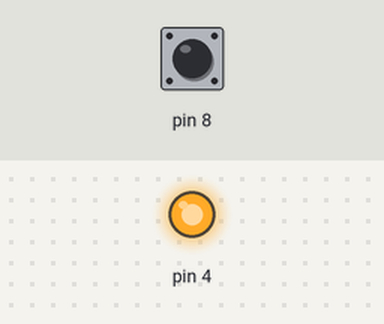
Bench run of a sketch on a simulated Arduino Uno, built with avr-gcc and run on an emulated ATmega328P. Parts: output pins drawn as LEDs (lit = HIGH). The inputs (shaded band) are chosen by the test bench; at power-on: pin 8 HIGH.

Above: at 1.2 s.
1.3 s: pin 8 pulled LOW for 0.15 s
At 1.37 s:
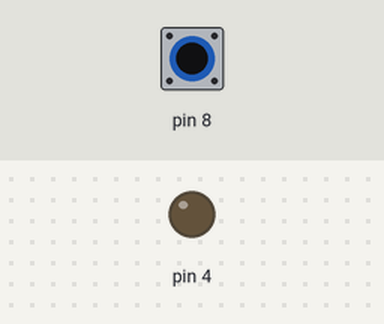
2.9 s: pin 8 pulled LOW for 3.2 s
At 7.0 s:
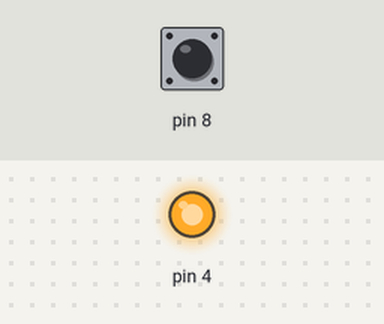
Timing chart, 0 to 8.5 s (numbered marks = the images above; inputs shaded):
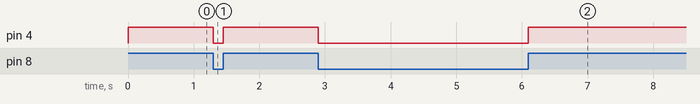

The sketch:

sketch_jan15a.ino
```cpp
void setup(){
   pinMode(8,INPUT_PULLUP);
   pinMode(4,OUTPUT);

  }

void loop(){
  if(digitalRead(8)==HIGH)
    {
     digitalWrite(4,HIGH);
   }
  else
    {
     digitalWrite(4,LOW);
     }
}
```

Measured:
- after the input at 1.3 s, pin 4: HIGH → LOW at once, → HIGH 0.15 s later
- after the input at 2.9 s, pin 4: HIGH → LOW at once, → HIGH 3.2 s later
